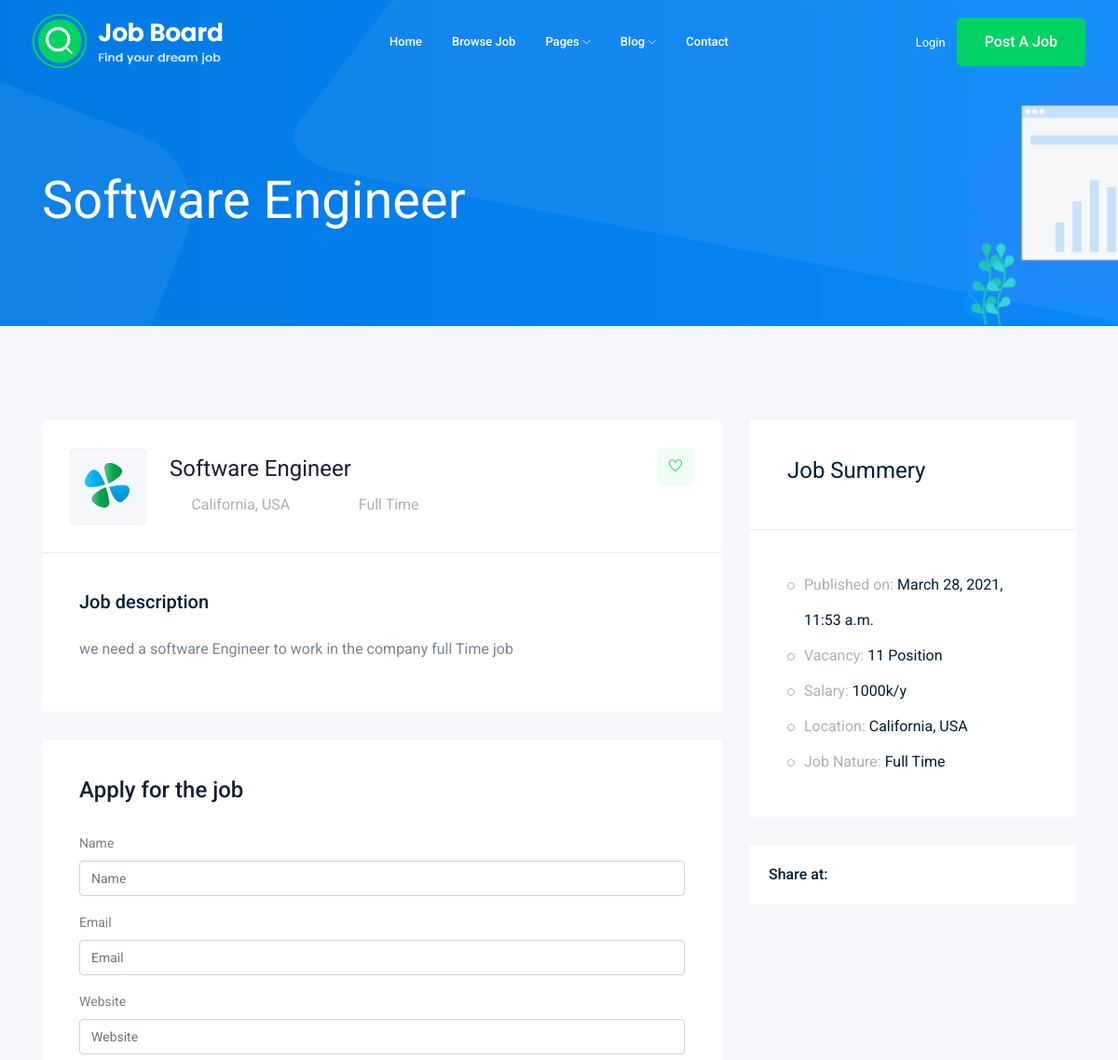
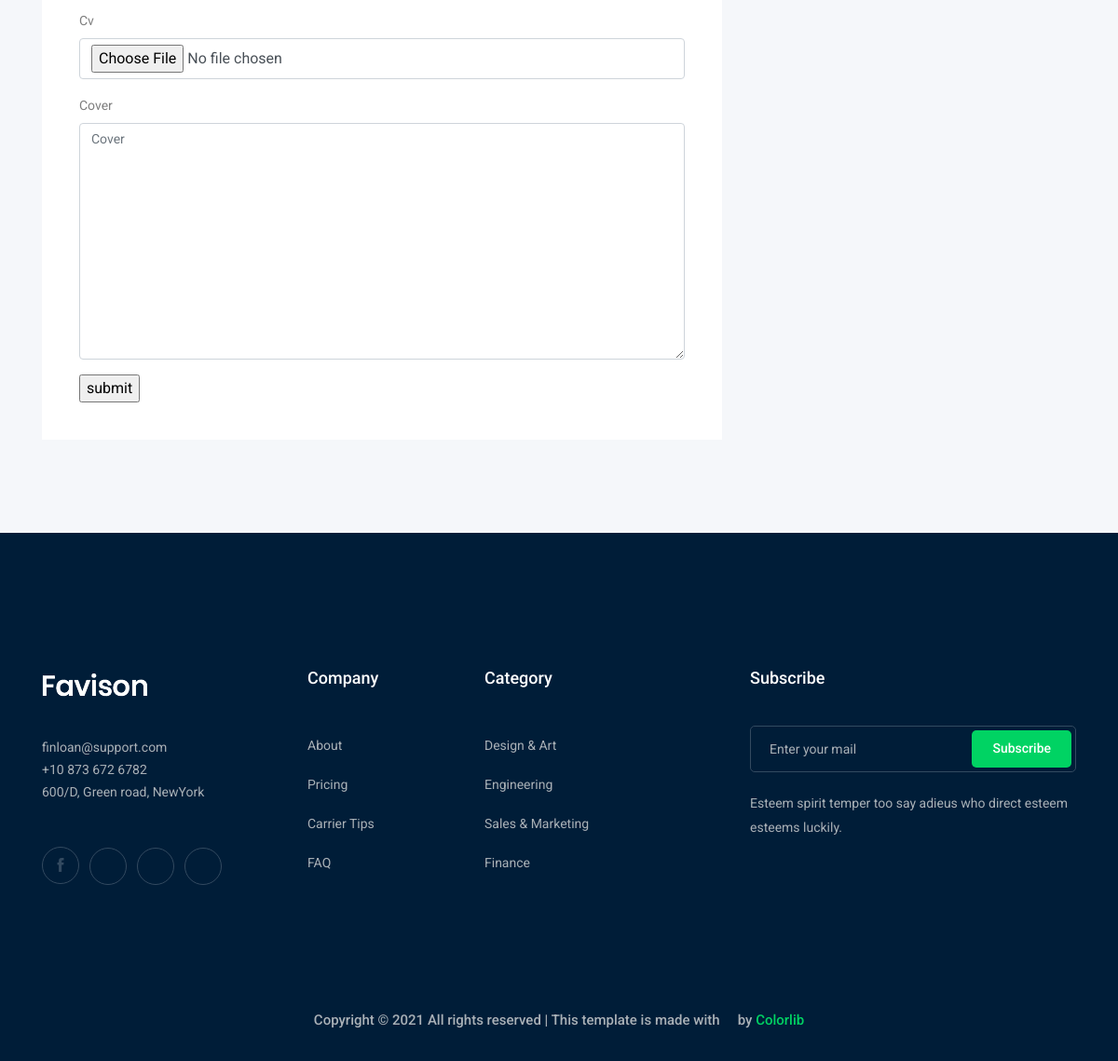
Screenshot of /jobs/1 with the database file from the repository (2 pictures, top to bottom).
### job/models.py (models this page shows, shortened)
class Job(models.Model):
    owner = models.ForeignKey(User , related_name="owner_job", on_delete=models.CASCADE , blank=True , null=True)
    title = models.CharField(max_length=100)
    job_type = models.CharField(max_length=100 , choices =JOBTYPE )
    description = models.TextField(max_length=400)
    published_at =  models.DateTimeField(auto_now=True)
    vecancy = models.IntegerField(default=1)
    salary = models.IntegerField()
    experiance = models.IntegerField(default=1)
    category = models.ForeignKey('Category' , on_delete=models.CASCADE)
    image = models.ImageField(upload_to="imageJob/" , blank=True , null= True)

### job/views.py (the view)
# urls.py: path('<int:id_number>' , views.job_details , name="job_detail")
def job_details(request , id_number):
    job_details = Job.objects.get(id=id_number)
    if request.method == "POST":
        form = ApplyJob(request.POST , request.FILES)
        if form.is_valid():
            form.save()
            print('save')
            return HttpResponseRedirect(reverse('home:index'))
    else:
        form = ApplyJob()
    context = {"job_details":job_details , "form1":form}
    return render(request , "job/job_details.html" , context)

### job/form.py
class ApplyJob(forms.ModelForm):
    class Meta:
        model = Apply
        fields = '__all__'

### job/templates/job/job_details.html (shortened to what this page needs)
{% extends "job/main.html" %} {% load bootstrap4 %} {% block body %}
<div class="bradcam_area bradcam_bg_1">
    <div class="container">
        <div class="row">
            <div class="col-xl-12">
                <div class="bradcam_text">
                    <h3>{{ job_details.title }}</h3>
                </div>
            </div>
        </div>
    </div>
</div>
<div class="job_details_area">
    <div class="container">
        <div class="row">
            <div class="col-lg-8">
                <div class="job_details_header">
                    <div class="single_jobs white-bg d-flex justify-content-between">
                        <div class="jobs_left d-flex align-items-center">
                            <div class="thumb">
                                <img src="img/svg_icon/1.svg" alt="">
                            </div>
                            <div class="jobs_conetent">
                                <a href="#">
                                    <h4>{{job_details.title}}</h4>
                                </a>
                                <div class="links_locat d-flex align-items-center">
                                    <div class="location">
                                        <p> <i class="fa fa-map-marker"></i> California, USA</p>
                                    </div>
                                    <div class="location">
                                        <p> <i class="fa fa-clock-o"></i> {{ job_details.job_type }}</p>
                                    </div>
                                </div>
                            </div>
                        </div>
                        <div class="jobs_right">
                            <div class="apply_now">
                                <a class="heart_mark" href="#"> <i class="ti-heart"></i> </a>
                            </div>
                        </div>
                    </div>
                </div>
                <div class="descript_wrap white-bg">
                    <div class="single_wrap">
                        <h4>Job description</h4>
                        <p>{{ job_details.description }}</p>
                    </div>
                </div>
                <div class="apply_job_form white-bg">
                    <h4>Apply for the job</h4>
                    <form method="POST">
                        {% csrf_token %} {% bootstrap_form form1 %}
                        <input type="submit" value="submit" />
                    </form>
                </div>
            </div>
            <div class="col-lg-4">
                <div class="job_sumary">
                    <div class="summery_header">
                        <h3>Job Summery</h3>
                    </div>
                    <div class="job_content">
                        <ul>
                            <li>Published on: <span>{{ job_details.published_at }}</span></li>
                            <li>Vacancy: <span>{{ job_details.vecancy }} Position</span></li>
                            <li>Salary: <span>{{ job_details.salary }}k/y</span></li>
                            <li>Location: <span>California, USA</span></li>
                            <li>Job Nature: <span> {{ job_details.job_type }}</span></li>
                        </ul>
                    </div>
                </div>
                <div class="share_wrap d-flex">
                    <span>Share at:</span>
                    <ul>
                        <li>
                            <a href="#"> <i class="fa fa-facebook"></i></a>
                        </li>
                        <li>
                            <a href="#"> <i class="fa fa-google-plus"></i></a>
                        </li>
                        <li>
                            <a href="#"> <i class="fa fa-twitter"></i></a>
                        </li>
                        <li>
                            <a href="#"> <i class="fa fa-envelope"></i></a>
                        </li>
                    </ul>
                </div>
                <div class="job_location_wrap">
                    <div class="job_lok_inner">
                        <div id="map" style="height: 200px;"></div>
                    </div>
                </div>
            </div>
        </div>
    </div>
</div>
{% endblock %}

### rows the page displays
Job: title "Software Engineer", job_type "Full Time", description "we need a software Engineer to work in the company full Time job", published_at "March 28, 2021, 11:53 a.m.", vecancy "11", salary "1000"
